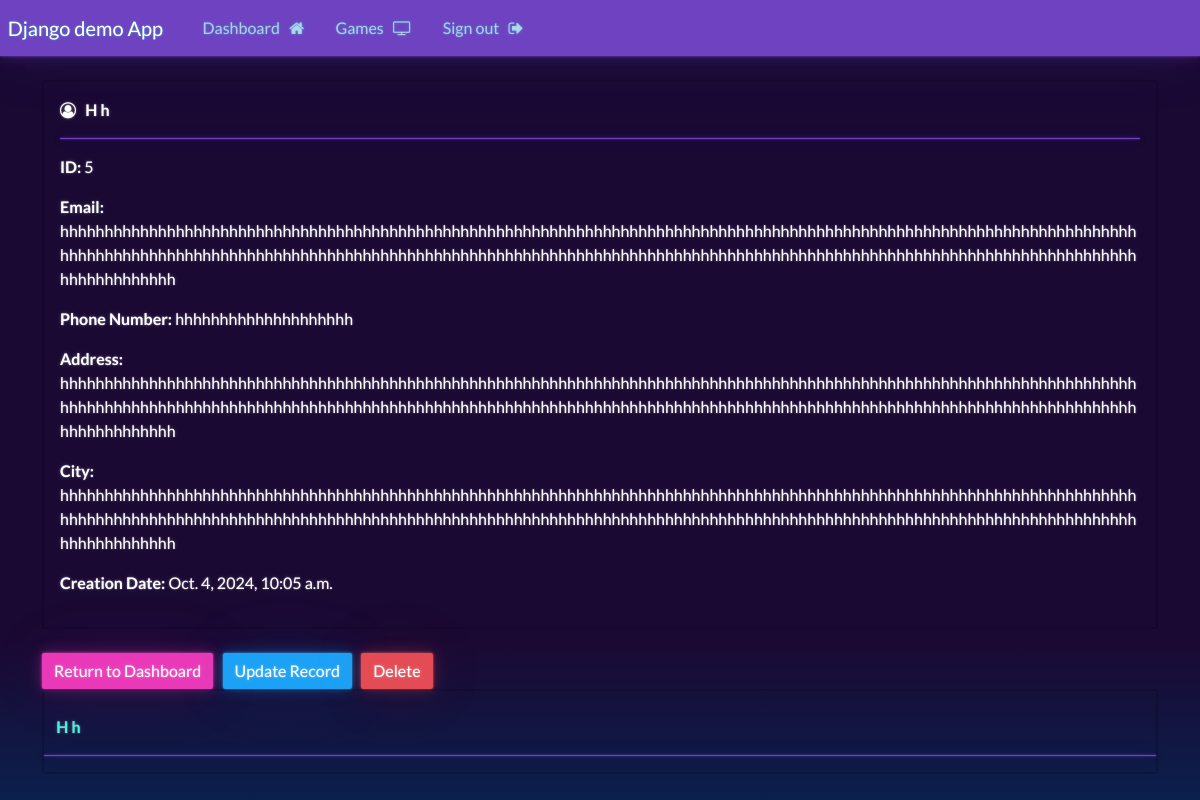
The page /record/5 (signed in) on the database as committed earlier.
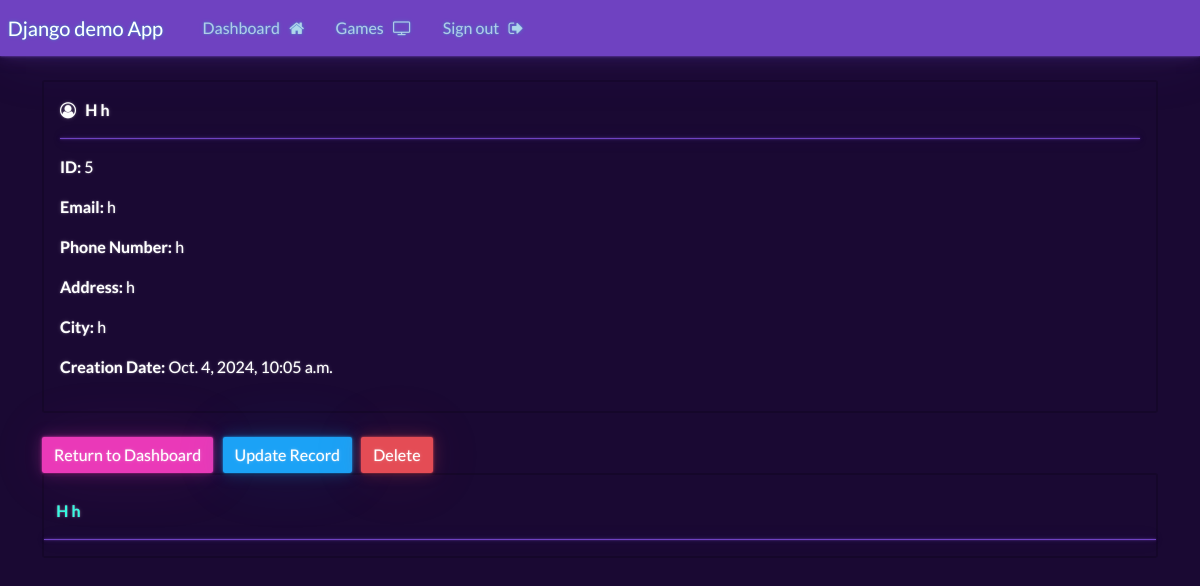
The same page on the database as committed later.
### website/models.py (models this page shows, shortened)
class Record(models.Model):
    creation_data = models.DateTimeField(auto_now_add = True)
    first_name = models.CharField(max_length = 100)
    last_name = models.CharField(max_length = 100)
    email = models.CharField(max_length = 255)
    phone = models.CharField(max_length = 20)
    address = models.CharField(max_length = 255)
    city = models.CharField(max_length = 255)

### website/views.py (the view)
# urls.py: path('record/<int:pk>', views.singular_record, name="record"),
@login_required(login_url='my-login')
def singular_record(request, pk):
    one_record = Record.objects.get(id=pk)
    context = {'record':one_record}
    return render(request, 'website/view-record.html', context = context)

### website/templates/website/view-record.html (shortened to what this page needs)
{% extends 'website/base.html' %}
{% block content %}
    <div class="card">
        <div class="card-body">
            <i class="fa fa-user-circle-o" aria-hidden="true"></i>
            <strong>
                {{record.last_name|upper}}
                {{record.first_name}}
            </strong>
            <hr>
            <p> <strong> ID: </strong> {{record.id}} </p>
            <p> <strong> Email: </strong> {{record.email}} </p>
            <p> <strong> Phone Number: </strong> {{record.phone}} </p>
            <p> <strong> Address: </strong> {{record.address}} </p>
            <p> <strong> City: </strong> {{record.city}} </p>
            <p> <strong> Creation Date: </strong> {{record.creation_data}} </p>
        </div>
    </div>
    <br>
    <a href="{% url 'dashboard' %}" class="btn btn-secondary"> Return to Dashboard</a>
    <a href="{% url 'update-record' record.id %}" class="btn btn-info"> Update Record</a>
    <a href="{% url 'delete-record' %}" class="btn btn-danger"> Delete</a>
    <div class="card">
        <strong>
            <br>
            {{record.last_name|upper}}
            {{record.first_name}}
        </strong>
        <hr>
    </div>
{% endblock %}

Rows that differ between the two databases and show on the page:
changed Record id 5: email "hhhhhhhhhhhhhhhhhhhhhhhhhhhhhhhhhhhhhhhhhhhhhhhhhhhhhhhhhhhhhhhhhhhhhhhhhhhhhhhhhhhhhhhhhhhhhhhhhhhhhhhhhhhhhhhhhhhhhhhhhhhhhhhhhhhhhhhhhhhhhhhhhhhhhhhhhhhhhhhhhhhhhhhhhhhhhhhhhhhhhhhhhhhhhhhhhhhhhhhhhhhhhhhhhhhhhhhhhhhhhhhhhhhhhhhhhhhhhhhhhhhhhhhhhhhhhhh" → "h"; phone "hhhhhhhhhhhhhhhhhhhh" → "h"; address "hhhhhhhhhhhhhhhhhhhhhhhhhhhhhhhhhhhhhhhhhhhhhhhhhhhhhhhhhhhhhhhhhhhhhhhhhhhhhhhhhhhhhhhhhhhhhhhhhhhhhhhhhhhhhhhhhhhhhhhhhhhhhhhhhhhhhhhhhhhhhhhhhhhhhhhhhhhhhhhhhhhhhhhhhhhhhhhhhhhhhhhhhhhhhhhhhhhhhhhhhhhhhhhhhhhhhhhhhhhhhhhhhhhhhhhhhhhhhhhhhhhhhhhhhhhhhhh" → "h"; city "hhhhhhhhhhhhhhhhhhhhhhhhhhhhhhhhhhhhhhhhhhhhhhhhhhhhhhhhhhhhhhhhhhhhhhhhhhhhhhhhhhhhhhhhhhhhhhhhhhhhhhhhhhhhhhhhhhhhhhhhhhhhhhhhhhhhhhhhhhhhhhhhhhhhhhhhhhhhhhhhhhhhhhhhhhhhhhhhhhhhhhhhhhhhhhhhhhhhhhhhhhhhhhhhhhhhhhhhhhhhhhhhhhhhhhhhhhhhhhhhhhhhhhhhhhhhhhh" → "h"
